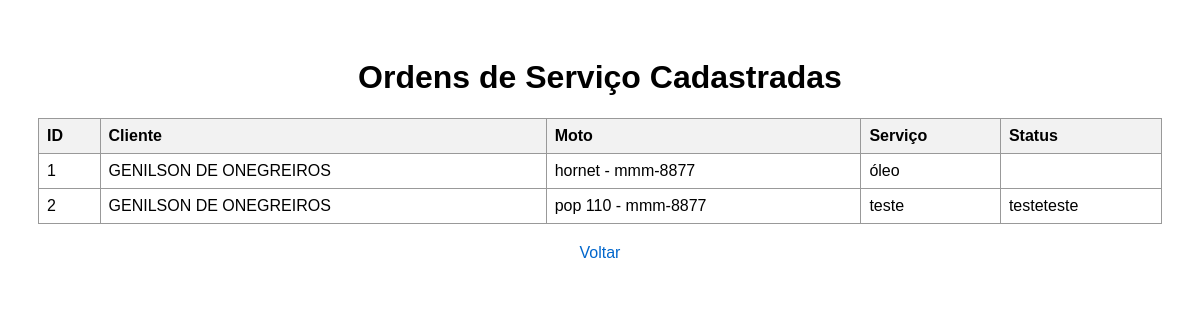
/ordens_cadastradas, run on the app's committed database.
### tables this page shows
CREATE TABLE ordens_servico (
    id INTEGER PRIMARY KEY AUTOINCREMENT,

    nome_oficina TEXT,
    cnpj TEXT,
    endereco_oficina TEXT,
    telefone_oficina TEXT,

    nome_cliente TEXT,
    telefone_cliente TEXT,
    endereco_cliente TEXT,
    email_cliente TEXT,

    marca TEXT,
    modelo TEXT,
    ano TEXT,
    cor TEXT,
    placa TEXT,
    quilometragem TEXT,
    chassi TEXT,

    problema TEXT,
    servicos_pecas TEXT,
    mao_obra TEXT,
    total TEXT,
    forma_pagamento TEXT,
    garantia TEXT,

    data_entrada TEXT,
    data_prevista TEXT,
    status TEXT,
    observacoes TEXT
);

### app.py (the view)
@app.route('/ordens_cadastradas')
def ordens_cadastradas():
    conn = sqlite3.connect('banco.db')
    conn.row_factory = sqlite3.Row
    cursor = conn.cursor()
    cursor.execute("SELECT * FROM ordens_servico")
    ordens = cursor.fetchall()
    conn.close()
    return render_template('ordens_cadastradas.html', ordens=ordens)

### templates/ordens_cadastradas.html (shortened to what this page needs)
<!DOCTYPE html>
<html lang="pt-BR">
<head>
</head>
<body>
    <h1>Ordens de Serviço Cadastradas</h1>
    <table>
        <tr>
            <th>ID</th>
            <th>Cliente</th>
            <th>Moto</th>
            <th>Serviço</th>
            <th>Status</th>
        </tr>
        {% for ordem in ordens %}
        <tr>
            <td>{{ ordem.id }}</td>
            <td>{{ ordem.nome_cliente }}</td>
            <td>{{ ordem.modelo }} - {{ ordem.placa }}</td>
            <td>{{ ordem.problema }}</td>
            <td>{{ ordem.status }}</td>
        </tr>
        {% endfor %}
    </table>
    <a href="/">Voltar</a>
</body>
</html>

### templates/ordens_cadastradas.html (style rules this page uses)
body { font-family: Arial; padding: 30px; }
table { width: 100%; border-collapse: collapse; margin-top: 20px; }
th, td { border: 1px solid #999; padding: 8px; text-align: left; }
th { background-color: #f2f2f2; }
h1 { text-align: center; }
a { display: block; margin-top: 20px; text-align: center; text-decoration: none; color: #0066cc; }

### data on the page
ordens_servico: id "1", nome_cliente "GENILSON DE ONEGREIROS", modelo "hornet", placa "mmm-8877", problema "óleo"
ordens_servico: id "2", nome_cliente "GENILSON DE ONEGREIROS", modelo "pop 110", placa "mmm-8877", problema "teste", status "testeteste"
